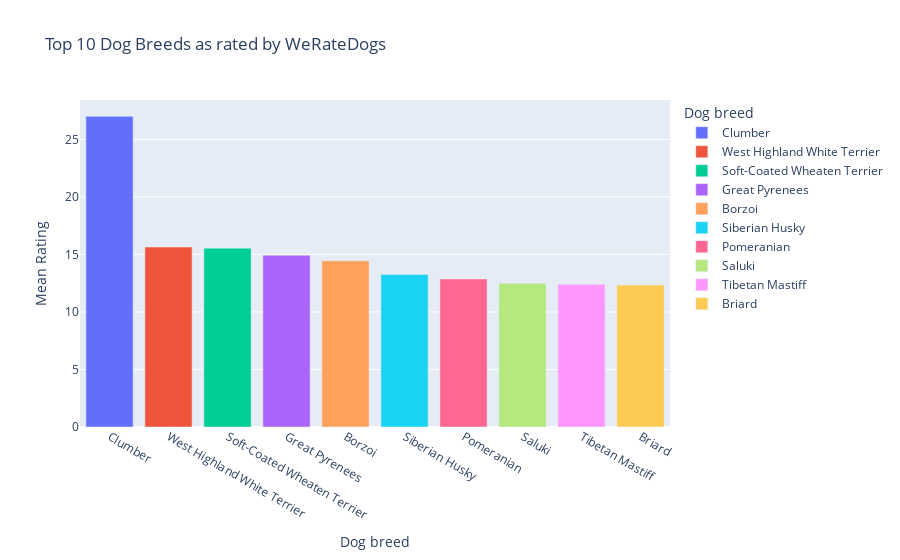

Notebook code for this chart:
### Code cell
fig = px.bar(df_ratings.head(10), x='predicted_species', y='mean', color='predicted_species', title='Top 10 Dog Breeds as rated by <a href="twitter.com/WeRateDogs">WeRateDogs</a>', labels={'mean': 'Mean Rating', 'predicted_species': 'Dog breed'})
fig.show()

### Figure 1 — Plotly figure (JSON) as saved in the notebook; plotly's stock layout.template omitted (floating-point values rounded to 4 significant figures)
{"data": [{"alignmentgroup": "True", "hovertemplate": "Dog breed=%{x}<br>Mean Rating=%{y}<extra></extra>", "legendgroup": "Clumber", "marker": {"color": "#636efa", "pattern": {"shape": ""}}, "name": "Clumber", "offsetgroup": "Clumber", "orientation": "v", "showlegend": true, "textposition": "auto", "type": "bar", "x": ["Clumber"], "xaxis": "x", "y": [27], "yaxis": "y"}, {"alignmentgroup": "True", "hovertemplate": "Dog breed=%{x}<br>Mean Rating=%{y}<extra></extra>", "legendgroup": "West Highland White Terrier", "marker": {"color": "#EF553B", "pattern": {"shape": ""}}, "name": "West Highland White Terrier", "offsetgroup": "West Highland White Terrier", "orientation": "v", "showlegend": true, "textposition": "auto", "type": "bar", "x": ["West Highland White Terrier"], "xaxis": "x", "y": [15.64], "yaxis": "y"}, {"alignmentgroup": "True", "hovertemplate": "Dog breed=%{x}<br>Mean Rating=%{y}<extra></extra>", "legendgroup": "Soft-Coated Wheaten Terrier", "marker": {"color": "#00cc96", "pattern": {"shape": ""}}, "name": "Soft-Coated Wheaten Terrier", "offsetgroup": "Soft-Coated Wheaten Terrier", "orientation": "v", "showlegend": true, "textposition": "auto", "type": "bar", "x": ["Soft-Coated Wheaten Terrier"], "xaxis": "x", "y": [15.55], "yaxis": "y"}, {"alignmentgroup": "True", "hovertemplate": "Dog breed=%{x}<br>Mean Rating=%{y}<extra></extra>", "legendgroup": "Great Pyrenees", "marker": {"color": "#ab63fa", "pattern": {"shape": ""}}, "name": "Great Pyrenees", "offsetgroup": "Great Pyrenees", "orientation": "v", "showlegend": true, "textposition": "auto", "type": "bar", "x": ["Great Pyrenees"], "xaxis": "x", "y": [14.93], "yaxis": "y"}, {"alignmentgroup": "True", "hovertemplate": "Dog breed=%{x}<br>Mean Rating=%{y}<extra></extra>", "legendgroup": "Borzoi", "marker": {"color": "#FFA15A", "pattern": {"shape": ""}}, "name": "Borzoi", "offsetgroup": "Borzoi", "orientation": "v", "showlegend": true, "textposition": "auto", "type": "bar", "x": ["Borzoi"], "xaxis": "x", "y": [14.44], "yaxis": "y"}, {"alignmentgroup": "True", "hovertemplate": "Dog breed=%{x}<br>Mean Rating=%{y}<extra></extra>", "legendgroup": "Siberian Husky", "marker": {"color": "#19d3f3", "pattern": {"shape": ""}}, "name": "Siberian Husky", "offsetgroup": "Siberian Husky", "orientation": "v", "showlegend": true, "textposition": "auto", "type": "bar", "x": ["Siberian Husky"], "xaxis": "x", "y": [13.25], "yaxis": "y"}, {"alignmentgroup": "True", "hovertemplate": "Dog breed=%{x}<br>Mean Rating=%{y}<extra></extra>", "legendgroup": "Pomeranian", "marker": {"color": "#FF6692", "pattern": {"shape": ""}}, "name": "Pomeranian", "offsetgroup": "Pomeranian", "orientation": "v", "showlegend": true, "textposition": "auto", "type": "bar", "x": ["Pomeranian"], "xaxis": "x", "y": [12.87], "yaxis": "y"}, {"alignmentgroup": "True", "hovertemplate": "Dog breed=%{x}<br>Mean Rating=%{y}<extra></extra>", "legendgroup": "Saluki", "marker": {"color": "#B6E880", "pattern": {"shape": ""}}, "name": "Saluki", "offsetgroup": "Saluki", "orientation": "v", "showlegend": true, "textposition": "auto", "type": "bar", "x": ["Saluki"], "xaxis": "x", "y": [12.5], "yaxis": "y"}, {"alignmentgroup": "True", "hovertemplate": "Dog breed=%{x}<br>Mean Rating=%{y}<extra></extra>", "legendgroup": "Tibetan Mastiff", "marker": {"color": "#FF97FF", "pattern": {"shape": ""}}, "name": "Tibetan Mastiff", "offsetgroup": "Tibetan Mastiff", "orientation": "v", "showlegend": true, "textposition": "auto", "type": "bar", "x": ["Tibetan Mastiff"], "xaxis": "x", "y": [12.4], "yaxis": "y"}, {"alignmentgroup": "True", "hovertemplate": "Dog breed=%{x}<br>Mean Rating=%{y}<extra></extra>", "legendgroup": "Briard", "marker": {"color": "#FECB52", "pattern": {"shape": ""}}, "name": "Briard", "offsetgroup": "Briard", "orientation": "v", "showlegend": true, "textposition": "auto", "type": "bar", "x": ["Briard"], "xaxis": "x", "y": [12.33], "yaxis": "y"}], "layout": {"barmode": "relative", "legend": {"title": {"text": "Dog breed"}, "tracegroupgap": 0}, "title": {"text": "Top 10 Dog Breeds as rated by <a href=\"twitter.com/WeRateDogs\">WeRateDogs</a>"}, "xaxis": {"anchor": "y", "categoryarray": ["Clumber", "West Highland White Terrier", "Soft-Coated Wheaten Terrier", "Great Pyrenees", "Borzoi", "Siberian Husky", "Pomeranian", "Saluki", "Tibetan Mastiff", "Briard"], "categoryorder": "array", "domain": [0, 1], "title": {"text": "Dog breed"}}, "yaxis": {"anchor": "x", "domain": [0, 1], "title": {"text": "Mean Rating"}}}}
